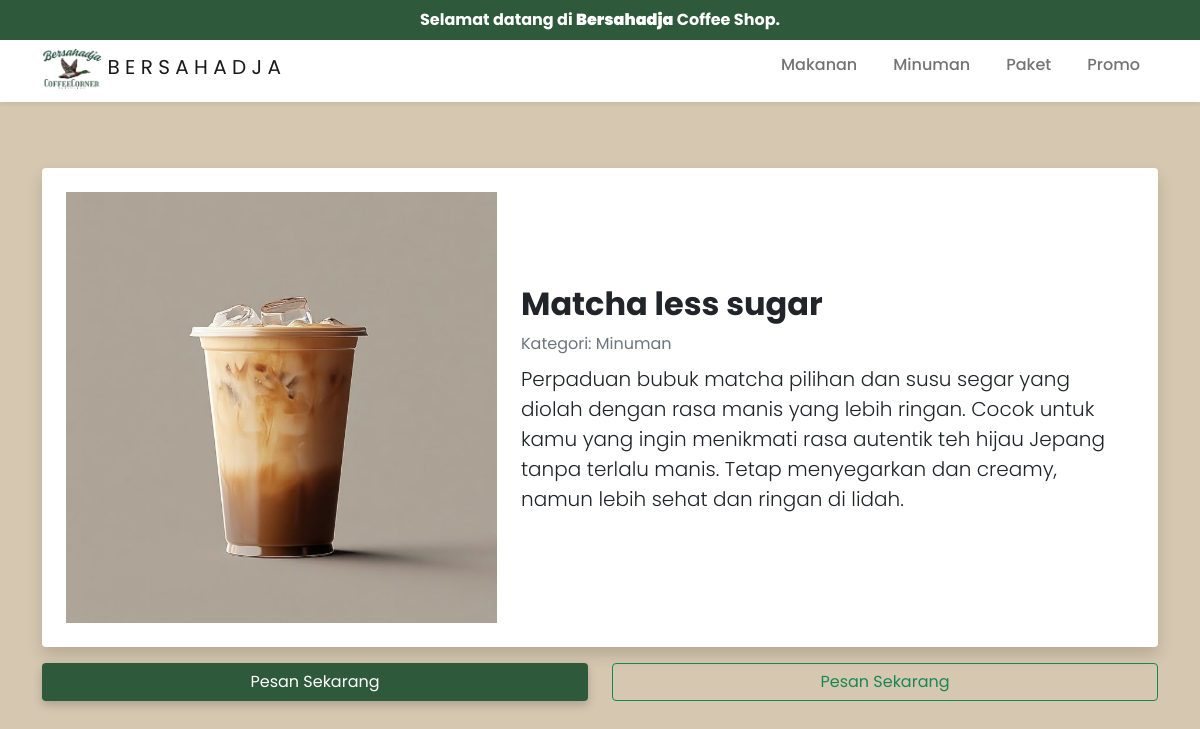
Screenshot of /menu/detailmenu/1 with the database file from the repository.
### tables this page shows
CREATE TABLE `produk` (
  `id_produk` bigint(100) NOT NULL,
  `nama_produk` varchar(255) DEFAULT NULL,
  `id_kategori` bigint(100) NOT NULL,
  `harga_produk` varchar(255) DEFAULT NULL,
  `status_produk` enum('Tersedia','Kosong') NOT NULL DEFAULT 'Tersedia',
  `gambar_produk` varchar(255) DEFAULT NULL,
  `keterangan_produk` longtext DEFAULT NULL
);

CREATE TABLE `kategori` (
  `id_kategori` bigint(100) NOT NULL,
  `nama_kategori` varchar(255) DEFAULT NULL
);

### application/controllers/Menu.php (called while the page is built, shortened)
<?php
class Menu extends CI_Controller
{
	public function __construct()
	{
		$this->load->library('form_validation');
		$this->load->model('Produk_model');
		$this->load->model('Kategori_model');
		$this->load->model('Menu_model');
	}
	public function detailmenu($id)
	{
		$data['detail_menu'] = $this->Menu_model->get_menu_by_id($id);
		$data['menu'] = $this->Menu_model->get_all_produk();
		$data['cart'] = $this->session->userdata('cart') ?? [];
    	$data['total'] = $this->calculate_total();
		$this->load->view('member/detailmenu_view', $data);
	}
	private function calculate_total()
	{
		$cart = $this->session->userdata('cart') ?? [];
		return array_sum(array_column($cart, 'subtotal'));
	}
}

### index.php (called while the page is built, shortened)
<?php
require_once BASEPATH.'core/CodeIgniter.php';

### application/models/Menu_model.php (called while the page is built, shortened)
<?php
class Menu_model extends CI_Model
{
	public function get_all_produk()
	{
		$this->db->select('produk.*, kategori.nama_kategori');
		$this->db->from('produk');
		$this->db->join('kategori', 'produk.id_kategori = kategori.id_kategori', 'left');
		$query = $this->db->get();
		return $query->result_array();
	}
	public function get_menu_by_id($id)
	{
	    $this->db->select('produk.*, kategori.nama_kategori');
	    $this->db->from('produk');
	    $this->db->join('kategori', 'produk.id_kategori = kategori.id_kategori', 'left');
	    $this->db->where('produk.id_produk', $id);
	    $query = $this->db->get();
	    return $query->result_array();
	}
}

### application/views/member/detailmenu_view.php (the view, shortened to what this page needs)
<!DOCTYPE html>
<html>
<head>
	<link href="https://cdn.jsdelivr.net/npm/bootstrap@5.0.2/dist/css/bootstrap.min.css" rel="stylesheet">
	<link rel="stylesheet" href="<?= base_url('assets/css/menu.css') ?>">
</head>
<body>
	<div class="container py-5">
		<?php foreach ($detail_menu as $dm): ?>
			<div class="bg-white rounded shadow p-4">
				<div class="row align-items-center g-4">
					<div class="col-12 col-md-5 text-center">
						<img src="<?= base_url('assets/foto/' . $dm['gambar_produk']); ?>" class="img-fluid" alt="<?= $dm['nama_produk'] ?>">
					</div>
					<div class="col-12 col-md-7">
						<h2 class="fw-bold"><?= $dm['nama_produk'] ?></h2>
						<p class="text-muted mb-2">Kategori: <?= $dm['nama_kategori'] ?></p>
						<p class="lead"><?= $dm['keterangan_produk'] ?></p>
					</div>
				</div>
			</div>
			<div class="row">
				<div class="col-6 mt-3">
					<a href="<?= base_url('member/produk/transaksi_add/' . $dm['id_produk']) ?>" class="btn btn-pesan w-100">
						Pesan Sekarang
					</a>
				</div>
				<div class="col-6 mt-3">
					<form method="post" action="<?= base_url('menu/cart_add'); ?>">
						<button type="submit" class="btn btn-outline-success w-100">Pesan Sekarang</button>
					</form>
				</div>
			</div>
		<?php endforeach; ?>
	</div>
</body>
</html>

### assets/css/menu.css (style rules this page uses)
:root { --warna-hijau: #2E5A3B; --warna-coklat: #D6C7B0; --warna-hitam: #1C1C1C; }
body { font-family: Poppins; background-color: var(--warna-coklat); }
.btn-pesan { background-color: #2E5A3b; color: white; box-shadow: 0 4px 10px rgba(0, 0, 0, 0.2); }

### application/views/member/template/header.php (style rules this page uses)
body { padding-top: 120px; }

### rows the page displays
produk: gambar_produk (picture), nama_produk "Matcha less sugar", id_kategori.nama_kategori "Minuman", keterangan_produk "Perpaduan bubuk matcha pilihan dan susu segar yang diolah dengan rasa manis yang lebih ringan. Cocok untuk kamu yang ingin menikmati rasa autentik teh hijau Jepang tanpa terlalu manis. Tetap menyegarkan dan creamy, namun lebih sehat dan ringan di lidah."
